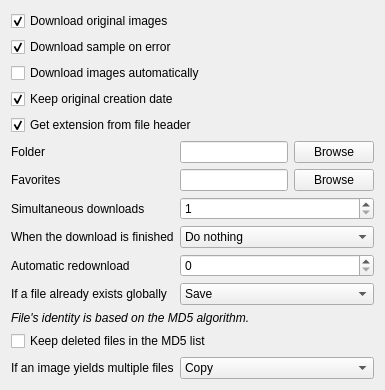
      <widget class="QWidget" name="pageSave">
       <layout class="QFormLayout" name="formLayout_17">
        <property name="fieldGrowthPolicy">
         <enum>QFormLayout::AllNonFixedFieldsGrow</enum>
        </property>
        <item row="0" column="0" colspan="2">
         <widget class="QCheckBox" name="checkDownloadOriginals">
          <property name="text">
           <string>Download original images</string>
          </property>
          <property name="checked">
           <bool>true</bool>
          </property>
         </widget>
        </item>
        <item row="1" column="0" colspan="2">
         <widget class="QCheckBox" name="checkSampleFallback">
          <property name="text">
           <string>Download sample on error</string>
          </property>
          <property name="checked">
           <bool>true</bool>
          </property>
         </widget>
        </item>
        <item row="2" column="0" colspan="2">
         <widget class="QCheckBox" name="checkAutodownload">
          <property name="text">
           <string>Download images automatically</string>
          </property>
         </widget>
        </item>
        <item row="3" column="0" colspan="2">
         <widget class="QCheckBox" name="checkKeepDate">
          <property name="text">
           <string>Keep original creation date</string>
          </property>
          <property name="checked">
           <bool>true</bool>
          </property>
         </widget>
        </item>
        <item row="4" column="0" colspan="2">
         <widget class="QCheckBox" name="checkSaveHeaderDetection">
          <property name="text">
           <string>Get extension from file header</string>
          </property>
          <property name="checked">
           <bool>true</bool>
          </property>
         </widget>
        </item>
        <item row="5" column="0">
         <widget class="QLabel" name="label_7">
          <property name="text">
           <string>Folder</string>
          </property>
         </widget>
        </item>
        <item row="5" column="1">
         <layout class="QHBoxLayout" name="horizontalLayout_2" stretch="1,0">
          <item>
           <widget class="QLineEdit" name="lineFolder"/>
          </item>
          <item>
           <widget class="QPushButton" name="buttonFolder">
            <property name="text">
             <string>Browse</string>
            </property>
           </widget>
          </item>
         </layout>
        </item>
        <item row="6" column="0">
         <widget class="QLabel" name="label_62">
          <property name="text">
           <string>Favorites</string>
          </property>
         </widget>
        </item>
        <item row="6" column="1">
         <layout class="QHBoxLayout" name="horizontalLayout_13">
          <item>
           <widget class="QLineEdit" name="lineFolderFavorites"/>
          </item>
          <item>
           <widget class="QPushButton" name="buttonFolderFavorites">
            <property name="text">
             <string>Browse</string>
            </property>
           </widget>
          </item>
         </layout>
        </item>
        <item row="7" column="0">
         <widget class="QLabel" name="label_29">
          <property name="text">
           <string>Simultaneous downloads</string>
          </property>
         </widget>
        </item>
        <item row="7" column="1">
         <widget class="QSpinBox" name="spinSimultaneous">
          <property name="minimum">
           <number>1</number>
          </property>
          <property name="maximum">
           <number>10</number>
          </property>
         </widget>
        </item>
        <item row="8" column="0">
         <widget class="QLabel" name="label_83">
          <property name="text">
           <string>When the download is finished</string>
          </property>
         </widget>
        </item>
        <item row="8" column="1">
         <widget class="QComboBox" name="comboBatchEnd">
          <item>
           <property name="text">
            <string>Do nothing</string>
           </property>
          </item>
          <item>
           <property name="text">
            <string>Close window</string>
           </property>
          </item>
          <item>
           <property name="text">
            <string>Open CD tray</string>
           </property>
          </item>
          <item>
           <property name="text">
            <string>Play a sound</string>
           </property>
          </item>
          <item>
           <property name="text">
            <string>Shutdown</string>
           </property>
          </item>
         </widget>
        </item>
        <item row="10" column="0">
         <widget class="QLabel" name="label_19">
          <property name="text">
           <string>If a file already exists globally</string>
          </property>
         </widget>
        </item>
        <item row="10" column="1">
         <widget class="QComboBox" name="comboMd5Duplicates">
          <property name="currentIndex">
           <number>0</number>
          </property>
          <item>
           <property name="text">
            <string>Save</string>
           </property>
          </item>
          <item>
           <property name="text">
            <string>Copy</string>
           </property>
          </item>
          <item>
           <property name="text">
            <string>Move</string>
           </property>
          </item>
          <item>
           <property name="text">
            <string>Link</string>
           </property>
          </item>
          <item>
           <property name="text">
            <string>Don't save</string>
           </property>
          </item>
         </widget>
        </item>
        <item row="11" column="0" colspan="2">
         <widget class="QLabel" name="label_21">
          <property name="text">
           <string>&lt;i&gt;File's identity is based on the MD5 algorithm.&lt;/i&gt;</string>
          </property>
         </widget>
        </item>
        <item row="9" column="0">
         <widget class="QLabel" name="label_84">
          <property name="text">
           <string>Automatic redownload</string>
          </property>
         </widget>
        </item>
        <item row="9" column="1">
         <widget class="QSpinBox" name="spinAutomaticRetries">
          <property name="maximum">
           <number>100</number>
          </property>
         </widget>
        </item>
        <item row="12" column="0" colspan="2">
         <widget class="QCheckBox" name="checkKeepDeletedMd5">
          <property name="text">
           <string>Keep deleted files in the MD5 list</string>
          </property>
         </widget>
        </item>
        <item row="13" column="0">
         <widget class="QLabel" name="label_2">
          <property name="text">
           <string>If an image yields multiple files</string>
          </property>
         </widget>
        </item>
        <item row="13" column="1">
         <widget class="QComboBox" name="comboMultipleFiles">
          <item>
           <property name="text">
            <string>Copy</string>
           </property>
          </item>
          <item>
           <property name="text">
            <string>Link</string>
           </property>
          </item>
         </widget>
        </item>
       </layout>
      </widget>
